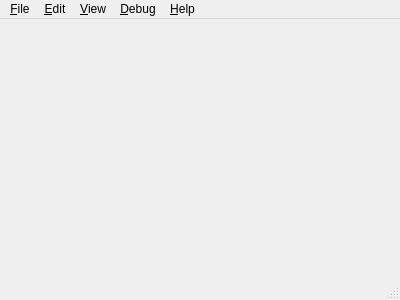
<?xml version="1.0" encoding="UTF-8"?>
<ui version="4.0">
 <class>MainWindow</class>
 <widget class="QMainWindow" name="MainWindow">
  <property name="geometry">
   <rect>
    <x>0</x>
    <y>0</y>
    <width>400</width>
    <height>300</height>
   </rect>
  </property>
  <property name="windowTitle">
   <string>MainWindow</string>
  </property>
  <widget class="QWidget" name="centralWidget"/>
  <widget class="QMenuBar" name="menuBar">
   <property name="geometry">
    <rect>
     <x>0</x>
     <y>0</y>
     <width>400</width>
     <height>22</height>
    </rect>
   </property>
   <property name="contextMenuPolicy">
    <enum>Qt::NoContextMenu</enum>
   </property>
   <widget class="QMenu" name="menuFile">
    <property name="title">
     <string>&amp;File</string>
    </property>
    <widget class="QMenu" name="menuUpgrade">
     <property name="title">
      <string>&amp;Upgrade Feature Level</string>
     </property>
    </widget>
    <addaction name="actionNew"/>
    <addaction name="actionOpen"/>
    <addaction name="actionSave"/>
    <addaction name="actionSaveAs"/>
    <addaction name="actionSaveAsWithNewID"/>
    <addaction name="separator"/>
    <addaction name="menuUpgrade"/>
    <addaction name="separator"/>
    <addaction name="actionExport"/>
    <addaction name="separator"/>
    <addaction name="actionPreferences"/>
    <addaction name="separator"/>
    <addaction name="actionQuit"/>
   </widget>
   <widget class="QMenu" name="menuEdit">
    <property name="title">
     <string>&amp;Edit</string>
    </property>
   </widget>
   <widget class="QMenu" name="menuView">
    <property name="title">
     <string>&amp;View</string>
    </property>
    <widget class="QMenu" name="menuLayouts">
     <property name="title">
      <string>La&amp;youts</string>
     </property>
     <widget class="QMenu" name="menuSavedLayoutList">
      <property name="title">
       <string>Saved &amp;Layouts</string>
      </property>
     </widget>
     <addaction name="menuSavedLayoutList"/>
     <addaction name="actionSaveCurrentLayout"/>
     <addaction name="actionManageLayouts"/>
     <addaction name="separator"/>
     <addaction name="actionRestoreDefaultLayout"/>
    </widget>
    <addaction name="actionNewPreview"/>
    <addaction name="actionNewAbstractSceneView"/>
    <addaction name="actionNewPropertyBrowser"/>
    <addaction name="actionNewSceneGraphTree"/>
    <addaction name="actionNewResourcesTree"/>
    <addaction name="actionNewPrefabTree"/>
    <addaction name="actionNewRenderView"/>
    <addaction name="actionNewProjectBrowser"/>
    <addaction name="actionNewUndoView"/>
    <addaction name="actionNewErrorView"/>
    <addaction name="actionNewLogView"/>
    <addaction name="actionNewPythonRunner"/>
    <addaction name="actionNewPerformanceTable"/>
    <addaction name="separator"/>
    <addaction name="menuLayouts"/>
    <addaction name="separator"/>
    <addaction name="actionTracePlayer"/>
    <addaction name="actionProjectSettings"/>
    <addaction name="separator"/>
   </widget>
   <widget class="QMenu" name="menuDebug">
    <property name="title">
     <string>&amp;Debug</string>
    </property>
    <addaction name="actionDumpObjectTree"/>
    <addaction name="actionOpenLogFileDirectory"/>
   </widget>
   <widget class="QMenu" name="menuHelp">
    <property name="title">
     <string>&amp;Help</string>
    </property>
    <addaction name="actionAbout"/>
   </widget>
   <addaction name="menuFile"/>
   <addaction name="menuEdit"/>
   <addaction name="menuView"/>
   <addaction name="menuDebug"/>
   <addaction name="menuHelp"/>
  </widget>
  <widget class="QStatusBar" name="statusBar"/>
  <action name="actionNew">
   <property name="text">
    <string>&amp;New</string>
   </property>
  </action>
  <action name="actionOpen">
   <property name="text">
    <string>&amp;Open...</string>
   </property>
  </action>
  <action name="actionSave">
   <property name="text">
    <string>&amp;Save</string>
   </property>
  </action>
  <action name="actionSaveAs">
   <property name="text">
    <string>Save &amp;As...</string>
   </property>
  </action>
  <action name="actionSaveAsWithNewID">
   <property name="text">
    <string>Save As with new &amp;ID...</string>
   </property>
  </action>
  <action name="actionExport">
   <property name="text">
    <string>&amp;Export...</string>
   </property>
  </action>
  <action name="actionPreferences">
   <property name="text">
    <string>&amp;Preferences</string>
   </property>
  </action>
  <action name="actionQuit">
   <property name="text">
    <string>&amp;Quit</string>
   </property>
  </action>
  <action name="actionCopy">
   <property name="text">
    <string>Copy</string>
   </property>
  </action>
  <action name="actionPaste">
   <property name="text">
    <string>Paste</string>
   </property>
  </action>
  <action name="actionNewPreview">
   <property name="text">
    <string>New &amp;Preview</string>
   </property>
  </action>
  <action name="actionNewPropertyBrowser">
   <property name="text">
    <string>New Property &amp;Browser</string>
   </property>
  </action>
  <action name="actionNewUndoView">
   <property name="text">
    <string>New &amp;Undo View</string>
   </property>
  </action>
  <action name="actionNewSceneGraphTree">
   <property name="text">
    <string>New Scene &amp;Graph</string>
   </property>
  </action>
  <action name="actionNewResourcesTree">
   <property name="text">
    <string>New &amp;Resource View</string>
   </property>
  </action>
  <action name="actionNewPrefabTree">
   <property name="text">
    <string>New Pre&amp;fab View</string>
   </property>
  </action>
   <action name="actionNewRenderView">
     <property name="text">
       <string>New Render View</string>
     </property>
   </action>
  <action name="actionNewPerformanceTable">
	  <property name="text">
		  <string>New Performance Table</string>
	  </property>
  </action>
  <action name="actionNewProjectBrowser">
   <property name="text">
    <string>New Pro&amp;ject Browser</string>
   </property>
  </action>
  <action name="actionNewErrorView">
   <property name="text">
    <string>New &amp;Error View</string>
   </property>
  </action>
  <action name="actionTracePlayer">
   <property name="text">
    <string>&amp;Trace Player</string>
   </property>
  </action>
  <action name="actionProjectSettings">
   <property name="text">
    <string>Project &amp;Settings</string>
   </property>
  </action>
  <action name="actionDumpObjectTree">
   <property name="text">
    <string>Dump object tree</string>
   </property>
  </action>
  <action name="actionOpenLogFileDirectory">
   <property name="text">
    <string>Open log directory</string>
   </property>
  </action>
  <action name="actionAbout">
   <property name="text">
    <string>&amp;About...</string>
   </property>
  </action>
  <action name="actionRestoreDefaultLayout">
   <property name="text">
    <string>Restore &amp;Default Layout</string>
   </property>
  </action>
  <action name="actionManageLayouts">
   <property name="text">
    <string>&amp;Manage Layouts...</string>
   </property>
  </action>
  <action name="actionSaveCurrentLayout">
   <property name="text">
    <string>&amp;Save Current Layout...</string>
   </property>
  </action>
  <action name="actionNewLogView">
   <property name="text">
    <string>New &amp;Log View</string>
   </property>
  </action>
  <action name="actionNewPythonRunner">
   <property name="text">
    <string>New Pyt&amp;hon Runner</string>
   </property>
  </action>
  <action name="actionNewAbstractSceneView">
   <property name="text">
    <string>New &amp;Abstract Scene View</string>
   </property>
  </action>
 </widget>
 <layoutdefault spacing="6" margin="11"/>
 <resources/>
 <connections/>
</ui>
